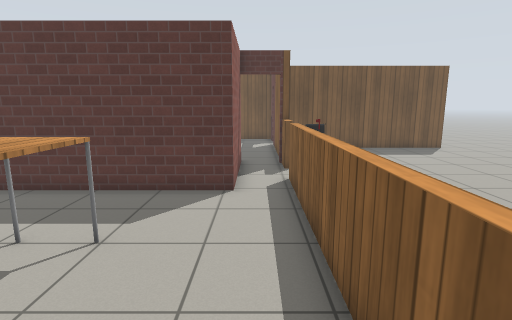
view 1 (above)

19 first-person views from a walk through a Gazebo world. The camera is 1.3 m above the floor, tilts 10° down and sees 80° across. The floor is counted in squares, 0.5 m on a side. Each view is taken from the middle of a square. On the plan, view 1 faces up. The plan holds only what a view shows up to about 20 squares ahead; the rest is blank. Gazebo's built-in surfaces are drawn with simple patterns.

view 2
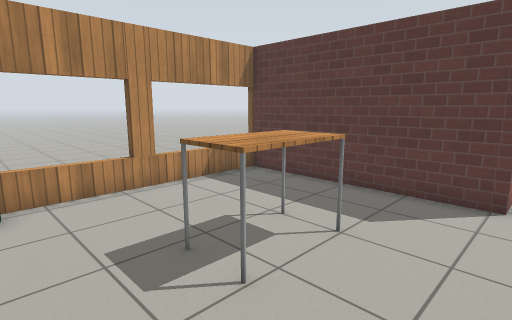

view 3
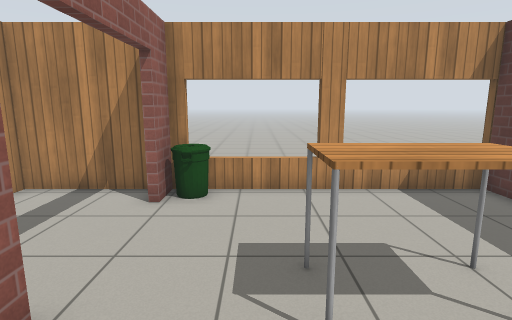

view 4
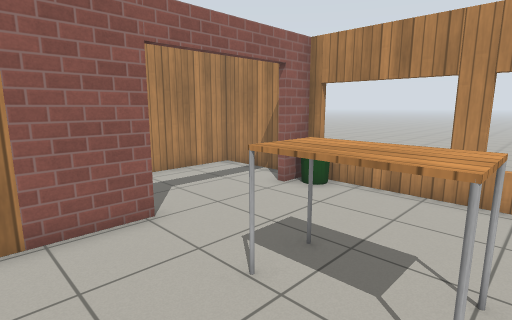

view 5
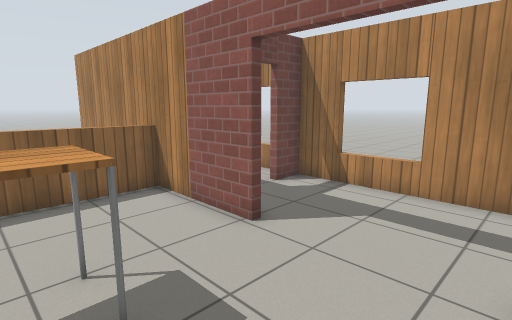

view 6
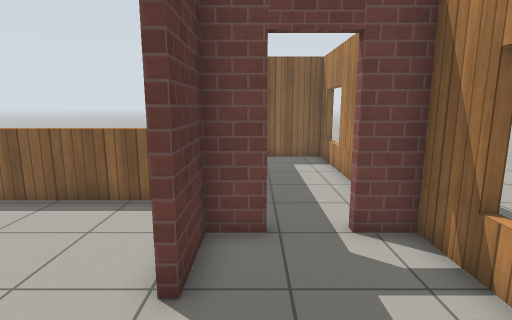

view 7
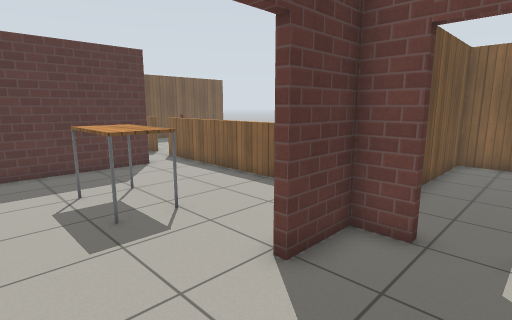

view 8
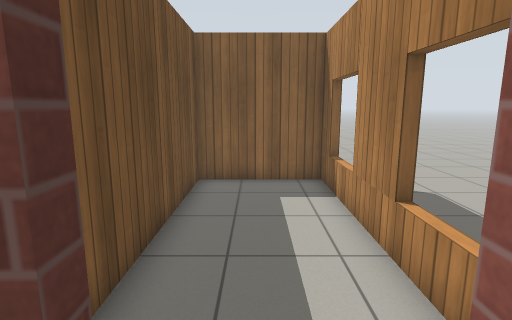

view 9
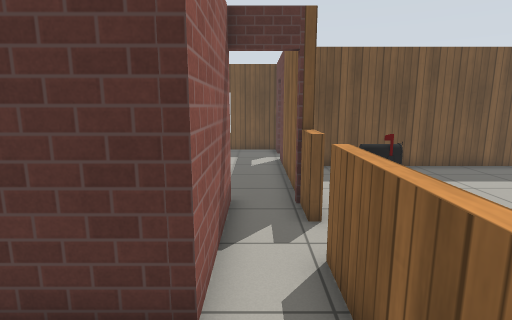

view 10
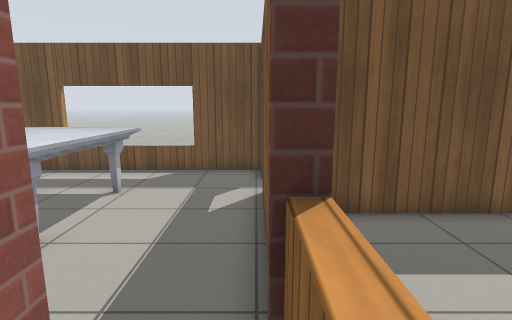

view 11
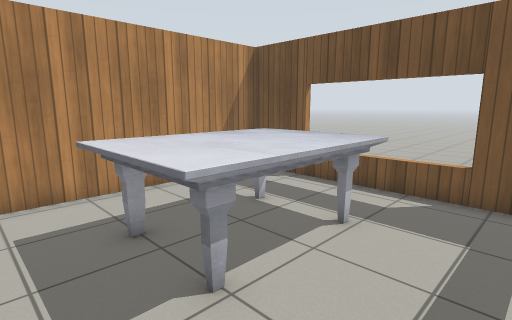

view 12
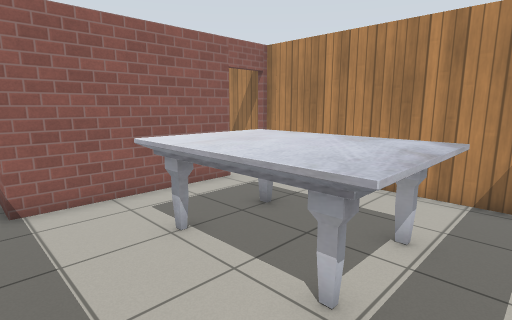

view 13
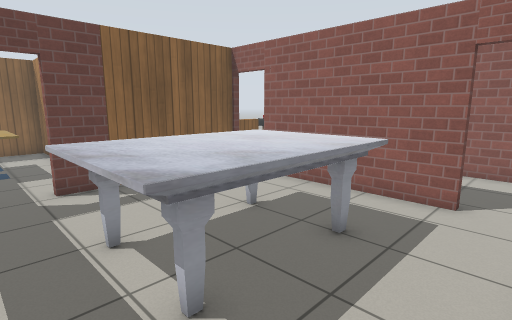

view 14
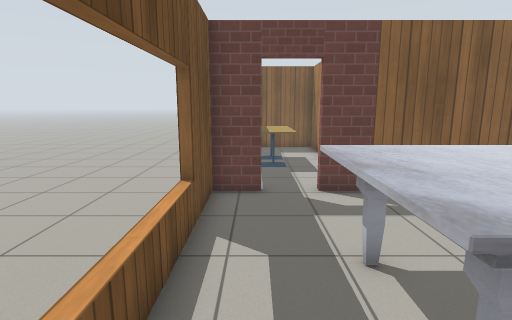

view 15
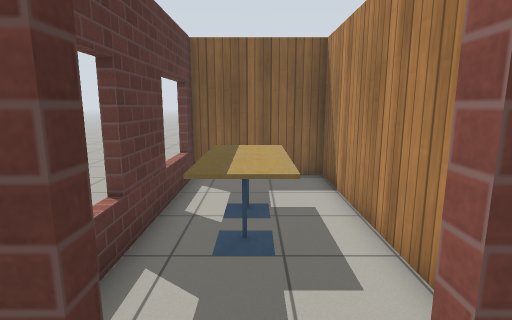

view 16
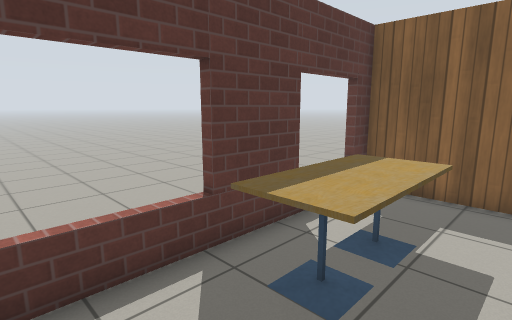

view 17
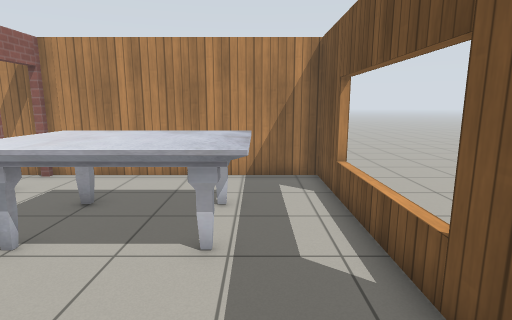

view 18
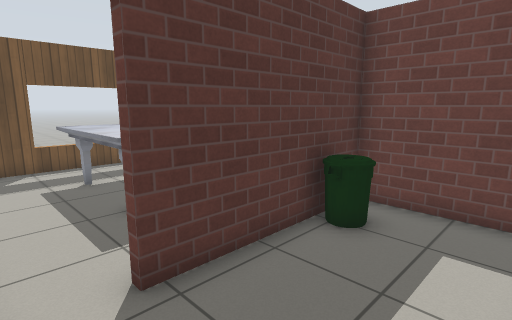

view 19
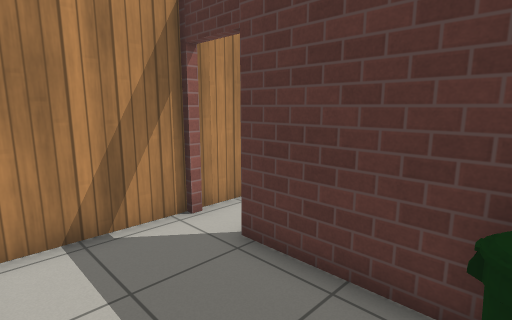

### Floor plan
Key: @ floor where view 1 was taken; # wall or solid block; . floor; D open door; = window, fence, low wall or low ledge; P postbox; T table; B bin; M marble table; C cafe table; H thing the floor can be seen under or through.
Columns run from 10 left of view 1 to 13 right of it. Each row starts with its distance up from view 1.
 26   ..............
 25     .....   ....   ..
 24 ####=====####==HH##==#
 23 #..........#...CCCC..#
 22 #...MMMM...D...CCCC..#
 21 #...MMMM...D.........#
 20 #...MMMM...#.........#
 19 #...MMMM...###########..
 18 #...MMMM...# ...........
 17 #...MMMM...# ...........
 16 #..........#.... .......
 15 #..........#...  .......
 14 #DD#######DD.    ......
 13 #......B.#.=.    .....
 12 #........#...    ....
 11 #........#.=P    ....
 10 #........#.=     ...
  9 ##########.=     ..
  8 =..........=
  7 =..........=
  6 =..........=
  5 =.....TT...=
  4 #.....TT...=
  3 =.....TT...=
  2 =..........=
  1 =..........=
  0 #BB.......@=
 -1 ##DDDDD#############
 -2 #........#.........#
 -3 #........D.........#
 -4 #........D.........#
 -5 #........#........##
 -6 #####===## ==###==#
 -7               ...

Positions as (right, up) in squares from view 1, and headings:
1: (0, 0), facing up
2: (0, 0), facing up-left
3: (0, 2), facing left
4: (0, 6), facing down-left
5: (-8, 4), facing down-right
6: (-7, -2), facing right
7: (-7, -4), facing up-right
8: (-2, -3), facing right
9: (0, 6), facing up
10: (1, 12), facing up
11: (0, 15), facing up-left
12: (0, 23), facing down-left
13: (-9, 23), facing down-right
14: (-8, 23), facing right
15: (0, 22), facing right
16: (2, 20), facing up-right
17: (2, 22), facing left
18: (-9, 10), facing up-right
19: (-3, 10), facing up-left
